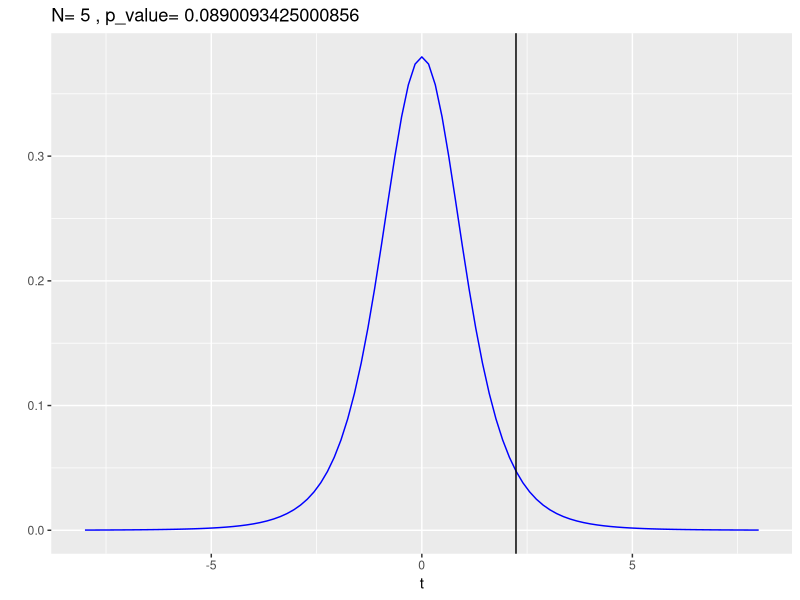
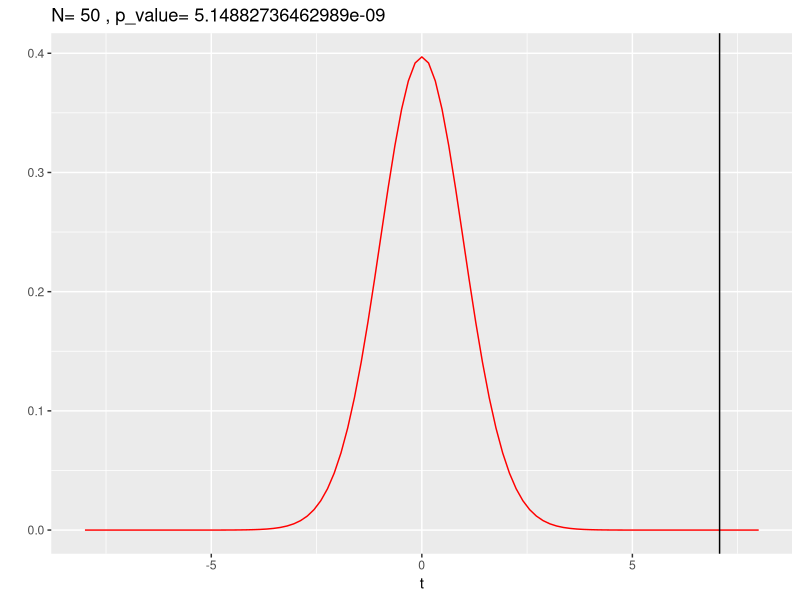

Source code (R) for these figures, in order:
## ---- chunk 1
library(ggplot2)
MU <- 0  # 検定対象の母平均
BAR_X <- 1  # 標本平均
S <- 1  # 標本標準偏差

# サンプル数5のとき
N_1 <- 5  # サンプル数
t_1 <- (BAR_X-MU)*sqrt(N_1)/S # 検定統計量t
p_1 <- 2 * pt(t_1, N_1-1, lower=F)  # 両側検定のp値
ggplot(data=data.frame(X=c(-8,8)), aes(x=X)) +
  stat_function(fun=dt, args=list(df=N_1), color="blue") +
  geom_vline(xintercept = t_1) +
  labs(x='t', y='', title=paste('N=', N_1,', p_value=', p_1))

# サンプル数50のとき
N_2 <- 50
t_2 <- (BAR_X-MU)*sqrt(N_2)/S # 検定統計量t
p_2 <- 2 * pt(t_2, N_2-1, lower=F)  # 両側検定のp値
ggplot(data=data.frame(X=c(-8,8)), aes(x=X)) +
  stat_function(fun=dt, args=list(df=N_2), color="red") +
  geom_vline(xintercept = t_2) +
  labs(x='t', y='', title=paste('N=', N_2,', p_value=', p_2))
